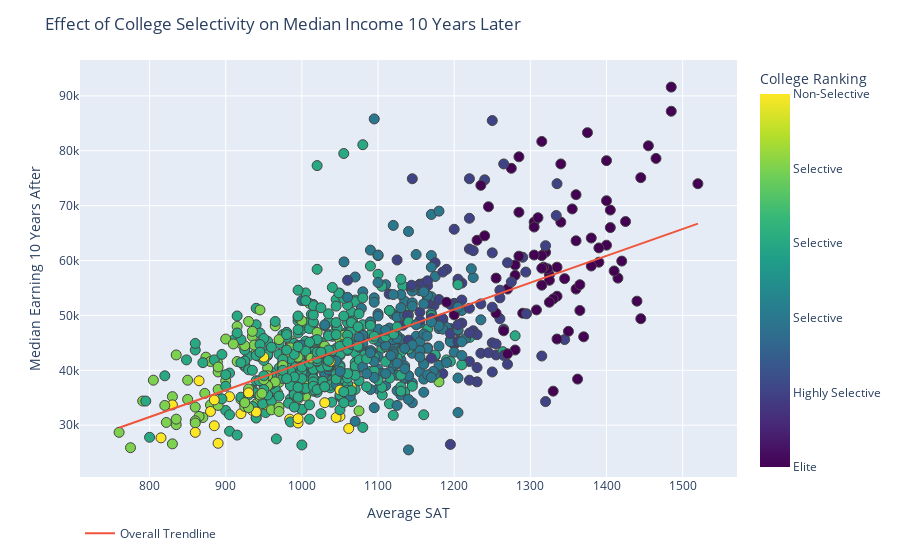

Notebook code for this chart:
### Code cell
import plotly.express as px
df1.rename(columns={'scorecard_rej_rate_2013': 'Rejection Rate'}, inplace=True)
df1.rename(columns={'barrons': 'College Ranking'}, inplace=True)
fig = px.scatter(df1, x="sat_avg_2001", color= "College Ranking",y="scorecard_median_earnings_2011", hover_data=["name"],
trendline="ols", trendline_scope="overall",color_continuous_scale=px.colors.sequential.Viridis, range_color=[1,6])
fig.update_layout(legend_orientation="h", title="Effect of College Selectivity on Median Income 10 Years Later")
fig.update_traces(marker=dict(size=10,line=dict(width=1)))
fig.update_xaxes(title="Average SAT")
fig.update_yaxes(title="Median Earning 10 Years After") 
fig.update_layout(coloraxis_colorbar=dict(tickvals=[1,2,3,4,5,6],ticktext=["Elite", "Highly Selective", "Selective", "Selective","Selective","Non-Selective"]))
fig.show()

### Figure 1 — Plotly figure (JSON) as saved in the notebook; plotly's stock layout.template omitted (floating-point values rounded to 4 significant figures; data arrays with more than 128 entries replaced by an {"elided": "..."} marker saying what was removed)
{"data": [{"customdata": {"elided": "821x1 str values"}, "hovertemplate": "sat_avg_2001=%{x}<br>scorecard_median_earnings_2011=%{y}<br>name=%{customdata[0]}<br>College Ranking=%{marker.color}<extra></extra>", "legendgroup": "", "marker": {"color": {"elided": "821 int values"}, "coloraxis": "coloraxis", "line": {"width": 1}, "size": 10, "symbol": "circle"}, "mode": "markers", "name": "", "orientation": "v", "showlegend": false, "type": "scatter", "x": {"elided": "821 float values"}, "xaxis": "x", "y": {"elided": "821 float values"}, "yaxis": "y"}, {"hovertemplate": "<b>OLS trendline</b><br>scorecard_median_earnings_2011 = 48.9517 * sat_avg_2001 + -7674.8<br>R<sup>2</sup>=0.402001<br><br>sat_avg_2001=%{x}<br>scorecard_median_earnings_2011=%{y} <b>(trend)</b><extra></extra>", "legendgroup": "Overall Trendline", "marker": {"line": {"width": 1}, "size": 10}, "mode": "lines", "name": "Overall Trendline", "showlegend": true, "type": "scatter", "x": {"elided": "821 float values"}, "xaxis": "x", "y": {"elided": "821 float values"}, "yaxis": "y"}], "layout": {"coloraxis": {"cmax": 6, "cmin": 1, "colorbar": {"ticktext": ["Elite", "Highly Selective", "Selective", "Selective", "Selective", "Non-Selective"], "tickvals": [1, 2, 3, 4, 5, 6], "title": {"text": "College Ranking"}}, "colorscale": [[0, "#440154"], [0.1111, "#482878"], [0.2222, "#3e4989"], [0.3333, "#31688e"], [0.4444, "#26828e"], [0.5556, "#1f9e89"], [0.6667, "#35b779"], [0.7778, "#6ece58"], [0.8889, "#b5de2b"], [1, "#fde725"]]}, "legend": {"orientation": "h", "tracegroupgap": 0}, "margin": {"t": 60}, "title": {"text": "Effect of College Selectivity on Median Income 10 Years Later"}, "xaxis": {"anchor": "y", "domain": [0, 1], "title": {"text": "Average SAT"}}, "yaxis": {"anchor": "x", "domain": [0, 1], "title": {"text": "Median Earning 10 Years After"}}}}
